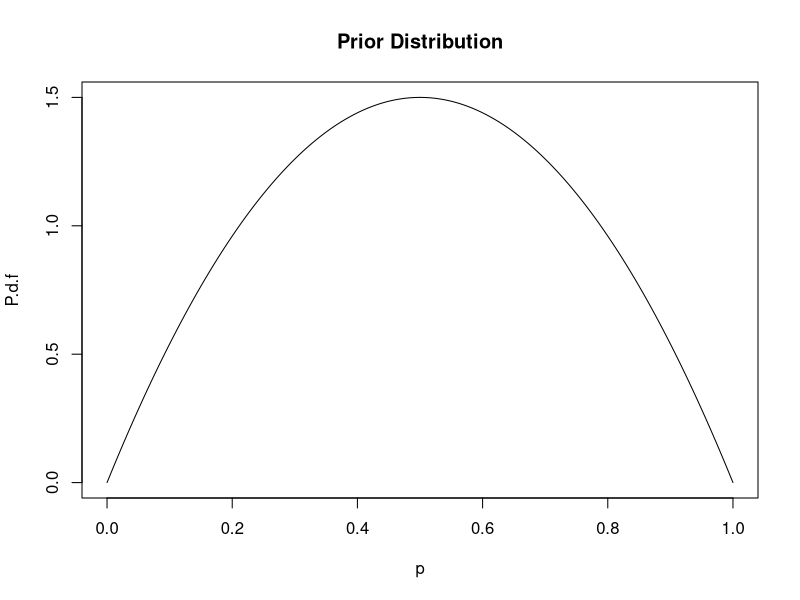
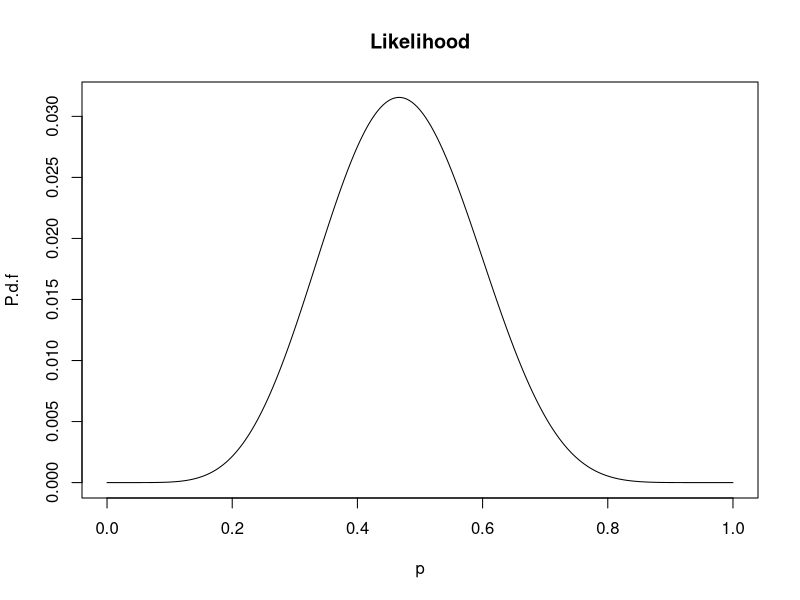
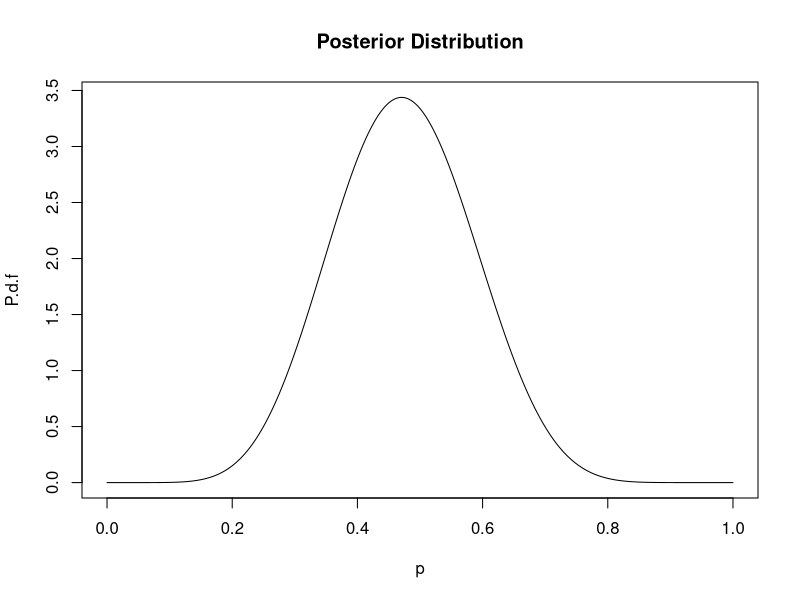

The R source for these figures, in order: (Note: this script raises an error after producing the figures.)
## ---- chunk 1
#Coin Toss: 

#defining alpha and beta for the prior
aprior <- 2 
bprior <- 2

#how many times are we tossing the coin 
n_samples <- 15 

p = seq(0, 1, length=1000) #sets the intervals for plotting the p.d.f 

#taking a random sample from the p.d.f for our prior parameter theta
theta <- rbeta(n = 1, shape1 = aprior, shape2 = bprior) 

#likelihood function: tossing a coin n times with probability of a head equal to 
#prior parameter theta.
y <- sample(x = 0:1, size = n_samples, replace = TRUE, 
            prob = c(1 - theta, theta)) 

#From the likelihood then calculate the posterior distribution parameters by the 
#number of heads. 
#A head is denoted by a 1, a tail by a 0. Therefore the number of heads is sum(y).
apost <- aprior + sum(y) 
bpost <- bprior + length(y) - sum(y)

#From the relative parameters we can then obtain the p.d.f for the distributions:
density_prior <-  dbeta(p, aprior, bprior) 
likelihood <- 1000 * p ^ (sum(y)) * (1-p) ^ (length(y) - sum(y))  
density_post <-  dbeta(p, apost, bpost)

#To see the individual plots for the prior, likelihood and posterior:
plot(p, density_prior, ylab = 'P.d.f',
     type = 'l', main = 'Prior Distribution') 
plot(p, likelihood, ylab = 'P.d.f',
     type = 'l', main = 'Likelihood') 
plot(p, density_post, ylab = 'P.d.f',
     type = 'l', main = 'Posterior Distribution') 

#In order to compare the prior, likelihood, and posterior we set a data frame:
df <- tibble(
  x = c(p, p, p),
  type = rep(c("prior", "likelihood", "posterior"), each = length(p)),
  density = c(density_prior, likelihood, density_post)
)

#Now we can plot:
df %>% 
  ggplot(mapping = aes(x = x, y = density, colour = type, group = type)) + 
  geom_line() + 
  geom_vline(xintercept = theta) + # marks theta vertically on the plot
  labs(x = "theta") 

#Alternatively, using the Stan function for the coin toss model we have: 
#Firstly call the Stan function.
mod <- cmdstan_model(here("stan", "coin_toss_stan.stan"))

#Here we run the MCMC algorithm for the coin toss.
fit <- mod$sample(
  data = list(
    n_samples=n_samples,
    y=y,
    aprior = aprior,
    bprior = bprior),
  seed= 123,
  chains = 4,
  parallel_chains = 4,
  refresh = 500
)

#The draws function gives us the parameter value for each individual draw in MCMC  
draws_cointoss <- fit$draws(format = "df")

#to plot the results
df %>% 
  ggplot(mapping = aes(x=x, y = density, colour = type, group = type)) + 
  geom_line() + 
  geom_vline(xintercept = theta) + 
  geom_histogram(data = draws_cointoss, mapping = aes(x=theta, 
                                           y = stat(count / sum(count))), 
                 inherit.aes = FALSE, alpha = 0.1, binwidth = 0.05)
  labs(x="theta")
